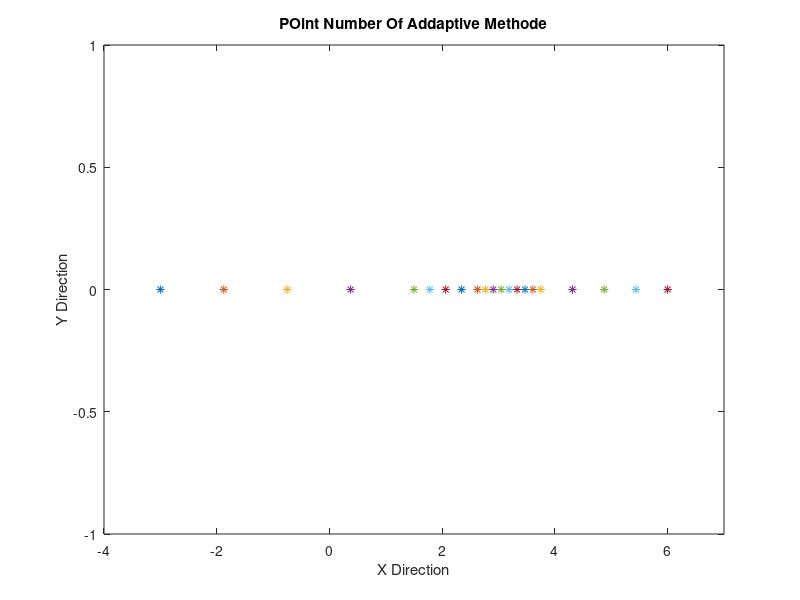

Write MATLAB code to recreate this figure.
%========================== In The Name Of God ===========================%
%------------------------ Created by Mohsen Lotfi ------------------------%
%------------------------ Persian Gulf University ------------------------%
%---- Numerical Integral Of The Equation:f(x)=tanh(r*(x-r)), -r<x<2r -----%
%%
clear
clc

a = -3;
b = 6;
tol = 0.0170;
N = 30;
m = 3;
n = m ^ 2;

APP = 0;
i = 1;
TOL(i) = 10 * tol;
A(i) = a;
H(i) = (b-a)/2;
FA(i) = feval('tanh',m*a - n);
FC(i) = feval('tanh',m*(a + H(i)) - n);
FB(i) = feval('tanh',m*b - n);
S(i) = H(i)* ( FA(i) + 4*FC(i) + FB(i) )/3;
L(i) = 1;
t = 0;
while(i > 0)
    t = t +1;
    points_pos(2*t-1) = A(i) + H(i)/2;
    points_pos(2*t) = A(i) + 3*H(i)/2;
    FD = feval('tanh',m*(A(i) + H(i)/2) - n);
    FE = feval('tanh',m*(A(i) + 3*H(i)/2) - n);
    S1 = H(i)* ( FA(i) + 4*FD + FC(i) )/6;
    S2 = H(i)* ( FB(i) + 4*FE + FC(i) )/6;
    V = [A(i) FA(i) FC(i) FB(i) H(i) TOL(i) S(i) L(i)];
    i = i-1;
    if abs(S1 + S2 - V(7)) < V(6)
        APP = APP + S1 + S2 ;
    else 
        if V(8)>= N
            error('LEVEL EXCEEDED')
        else 
            i = i + 1;
            A(i) = V(1) + V(5);
            FA(i) = V(3);
            FC(i) = FE ;
            FB(i) = V(4);
            H(i) = V(5)/2;
            TOL(i) = V(6)/2;
            S(i) = S2;
            L(i) = V(8) +1;
            
            i = i + 1;
            A(i) = V(1);
           FA(i) = V(2);
           FC(i) = FD ;
           FB(i) = V(3);
            H(i) = H(i-1);
            TOL(i) = TOL(i-1);
            S(i) = S1;
            L(i) = L(i-1);
        end
            
    end
end
APP
points_pos = sort([points_pos a b (a+b)/2]);
point_num = length(points_pos)
plot(points_pos,0,'*')
axis([-4 7 -1 1])
xlabel('X Direction')
ylabel('Y Direction')
title('POint Number Of Addaptive Methode')
